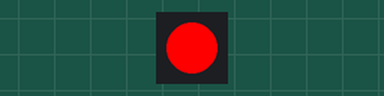
This program was run on a simulated ESP32 board running MicroPython. On the bench: 1 RGB LEDs in strip order, left to right. Dim RGB values are drawn brighter than linear.

Above: at 0.15 s.
At 2.58 s:
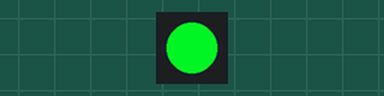
At 5.0 s:
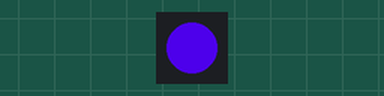
At 9.86 s:
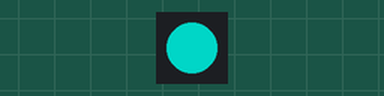
Timing chart, 0 to 10.2 s (numbered marks = the images above):
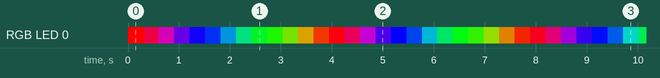

The program:

main.py
```python
# If main.py is used it will run whatever code is in here once your Bee S3
# boots up. So you dont have to repl into the board and import the code to
# start it! just replace the code below with whatever code you want to run
# on boot.


import time, gc, os
import neopixel
from machine import Pin
import bms3

# Create a NeoPixel instance
# Brightness of 0.3 is ample for the 1515 sized LED
pixel = neopixel.NeoPixel(Pin(bms3.RGB_DATA), 1)

# Create a colour wheel index int
color_index = 0

# Turn on the power to the NeoPixel
bms3.set_rgb_power(True)

# Rainbow colours on the NeoPixel
while True:
    # Get the R,G,B values of the next colour
    r,g,b = bms3.rgb_color_wheel( color_index )
    # Set the colour on the NeoPixel
    pixel[0] = ( r, g, b, 0.5)
    pixel.write()
    # Increase the wheel index
    color_index += 1

    # If the index == 255, loop it
    if color_index == 255:
        color_index = 0
        # Invert the internal LED state every half colour cycle


    # Sleep for 15ms so the colour cycle isn't too fast
    time.sleep(0.015)
```

bms3.py
```python
# THIS FILE IS A HELPER LIBRARY FOR THE BEE S3.
# IT IS BAKED INTO THE FIRMWARE.
# YOU DONT NEED TO PUT IT ON YOUR BOARD.
# ITS HERE FOR YOUR REFERENCE THO.

# Import required libraries
from micropython import const
from machine import Pin, ADC
import time


VBAT_SENSE = const(1)
VBUS_SENSE = const(2)
BOOT_BTN = const(0)
PIR = const(4)
LIGHT = const(3)
LDO2 = const(34)


# RGB LED
RGB_DATA = const(40)
RGB_PWR = const(34)

# SPI
SPI_MOSI = const(15)
SPI_MISO = const(16)
SPI_CLK = const(17)

# I2C
I2C_SDA = const(37)
I2C_SCL = const(36)


# Helper functions

def set_rgb_power(state):
    """Enable or Disable power to the RGB LED"""
    Pin(RGB_PWR, Pin.OUT).value(state)

def set_ldo2_power(state):
    """Enable or Disable power to the second LDO"""
    Pin(LDO2, Pin.OUT).value(state)

# Create ADC and set attenuation and return the ambient light value from the onboard sensor
def get_amb_light():
    """Get Ambient Light Sensor reading"""
    adc = ADC(Pin(AMB_LIGHT))
    adc.atten(ADC.ATTN_11DB)
    return adc.read()

def set_ldo2_power(state):
    """Enable or Disable power to the second LDO"""
    Pin(LDO2, Pin.OUT).value(state)

def get_vbus_present():
    """Detect if VBUS (5V) power source is present"""
    return Pin(VBUS_SENSE, Pin.IN).value() == 1


def get_battery_voltage():
    """
    Returns the current battery voltage.
    """
    adc = ADC(Pin(VBAT_SENSE))  # Assign the ADC pin to read
    # We are going to read the ADC 10 times and discard the results as we can't guarantee the ADC is calibrated or stable yet after boot.
    for _ in range(10):
        adc.read()
    measuredvbat = adc.read()
    measuredvbat /= 4095  # divide by 4095 as we are using the default ADC voltage range of 0-1.2V
    measuredvbat *= 4.2  # Multiply by 4.2V, our max charge voltage for a 1S LiPo
    return round(measuredvbat, 2)


# NeoPixel rainbow colour wheel
def rgb_color_wheel(wheel_pos):
    """Color wheel to allow for cycling through the rainbow of RGB colors."""
    wheel_pos = wheel_pos % 255

    if wheel_pos < 85:
        return 255 - wheel_pos * 3, 0, wheel_pos * 3
    elif wheel_pos < 170:
        wheel_pos -= 85
        return 0, wheel_pos * 3, 255 - wheel_pos * 3
    else:
        wheel_pos -= 170
        return wheel_pos * 3, 255 - wheel_pos * 3, 0
```

Measured:
- by itself, RGB LED 0: off → RGB(255, 0, 0) at 0.00 s, → RGB(198, 0, 57) 0.30 s later, → RGB(138, 0, 117) 0.30 s later, → RGB(78, 0, 177) 0.30 s later, … (132 changes in this stretch)
- by itself, everything shown: repeats every 15.5 s, in 51 steps
